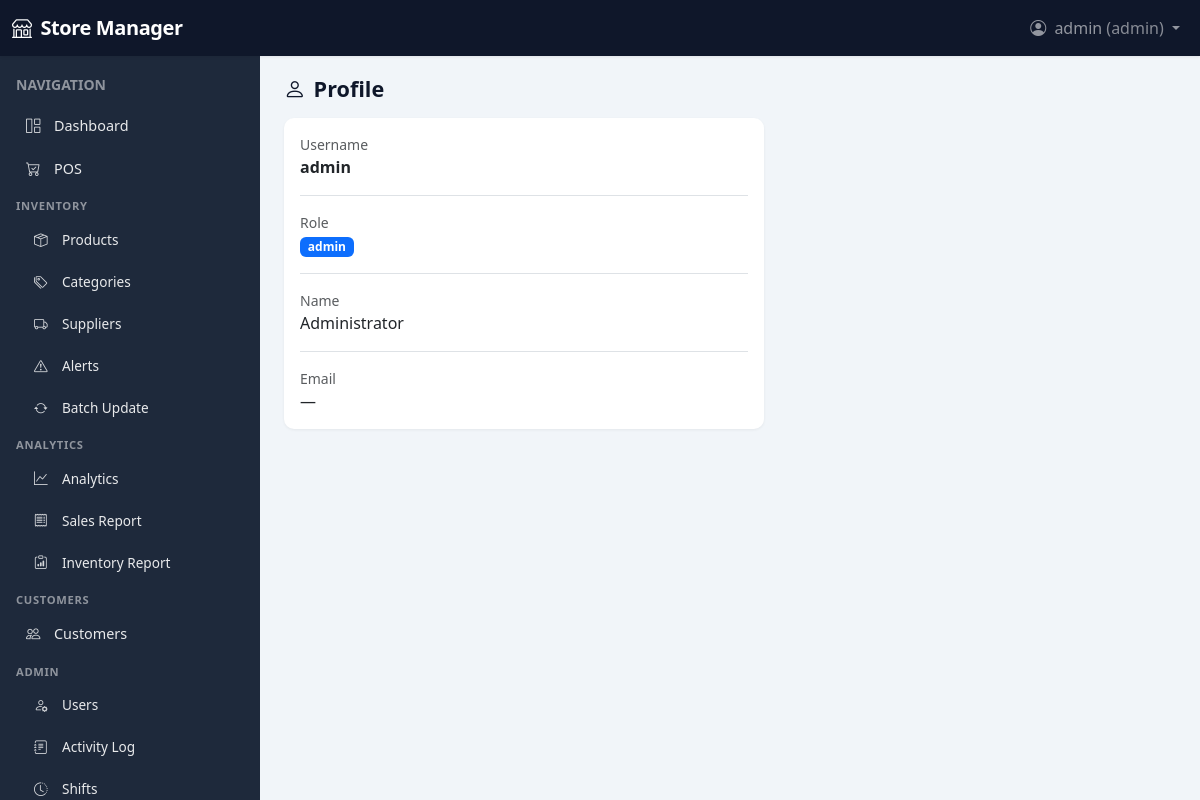
Page /auth/profile (signed in) on the committed database.
### app/models/user.py (models this page shows, shortened)
class User(UserMixin, db.Model):
    __tablename__ = "users"
    id = db.Column(db.Integer, primary_key=True)
    username = db.Column(db.String(80), unique=True, nullable=False, index=True)
    password_hash = db.Column(db.String(256), nullable=False)
    role = db.Column(db.String(20), nullable=False, default="cashier")  # admin, manager, cashier
    full_name = db.Column(db.String(120), nullable=True)
    email = db.Column(db.String(120), nullable=True)
    active = db.Column(db.Boolean, default=True)
    created_at = db.Column(db.DateTime, default=datetime.utcnow)
    sales = db.relationship("Sale", backref="user", lazy="dynamic", foreign_keys="Sale.user_id")
    activity_logs = db.relationship("ActivityLog", backref="user", lazy="dynamic")
    shifts = db.relationship("Shift", backref="user", lazy="dynamic")
    ROLES = ("admin", "manager", "cashier")
    def is_admin(self) -> bool:
        return self.role == "admin"
    def is_manager_or_above(self) -> bool:
        return self.role in ("admin", "manager")

### app/routes/auth.py (the view)
@auth_bp.route("/profile")
@login_required
def profile():
    return render_template("auth/profile.html")

### app/templates/auth/profile.html (shortened to what this page needs)
{% extends "base.html" %}
{% block content %}
<div class="page-header mb-3">
  <h1 class="h4 mb-0"><i class="bi bi-person me-2"></i>Profile</h1>
</div>
<div class="card" style="max-width: 480px;">
  <div class="card-body">
    <div class="mb-3 pb-3 border-bottom"><span class="text-muted small d-block">Username</span><strong>{{ current_user.username }}</strong></div>
    <div class="mb-3 pb-3 border-bottom"><span class="text-muted small d-block">Role</span><span class="badge bg-primary">{{ current_user.role }}</span></div>
    <div class="mb-3 pb-3 border-bottom"><span class="text-muted small d-block">Name</span>{{ current_user.full_name or '—' }}</div>
    <div class="mb-0"><span class="text-muted small d-block">Email</span>{{ current_user.email or '—' }}</div>
  </div>
</div>
{% endblock %}

### app/templates/base.html (shortened to what this page needs)
<!DOCTYPE html>
<html lang="en">
<head>
  <link href="https://cdn.jsdelivr.net/npm/bootstrap@5.3.2/dist/css/bootstrap.min.css" rel="stylesheet">
  <link href="https://cdn.jsdelivr.net/npm/bootstrap-icons@1.11.1/font/bootstrap-icons.css" rel="stylesheet">
</head>
<body>
  <nav class="navbar navbar-expand-lg navbar-dark fixed-top" style="height: var(--navbar-height);">
    <div class="container-fluid">
      <a class="navbar-brand" href="{{ url_for('main.dashboard') }}"><i class="bi bi-shop me-1"></i> Store Manager</a>
      <div class="collapse navbar-collapse" id="navMain">
        <ul class="navbar-nav ms-auto">
          {% if current_user.is_authenticated %}
          <li class="nav-item dropdown">
            <a class="nav-link dropdown-toggle" href="#" id="userMenu" role="button" data-bs-toggle="dropdown">
              <i class="bi bi-person-circle me-1"></i> {{ current_user.username }} <span class="text-white-50">({{ current_user.role }})</span>
            </a>
          </li>
          {% endif %}
        </ul>
      </div>
    </div>
  </nav>
  <div class="d-flex">
    {% if current_user.is_authenticated %}
    <aside class="sidebar flex-shrink-0" id="sidebar">
      <div class="p-3 pb-0">
        <span class="text-white-50 small text-uppercase fw-semibold">Navigation</span>
      </div>
      <ul class="nav flex-column py-2">
        <li class="nav-item">
          <a class="nav-link {{ 'active' if request.endpoint == 'main.dashboard' else '' }}" href="{{ url_for('main.dashboard') }}">
            <i class="bi bi-grid-1x2 me-2"></i>Dashboard
          </a>
        </li>
        <li class="nav-item">
          <a class="nav-link {{ 'active' if request.endpoint and request.endpoint.startswith('pos.') else '' }}" href="{{ url_for('pos.index') }}">
            <i class="bi bi-cart-check me-2"></i>POS
          </a>
        </li>
        <li class="nav-section-label">Inventory</li>
        <li class="nav-item">
          <a class="nav-link sub {{ 'active' if request.endpoint in ['inventory.product_list', 'inventory.product_add', 'inventory.product_edit'] else '' }}" href="{{ url_for('inventory.product_list') }}">
            <i class="bi bi-box-seam me-2"></i>Products
          </a>
        </li>
        {% if current_user.is_manager_or_above() %}
        <li class="nav-item">
          <a class="nav-link sub {{ 'active' if request.endpoint in ['inventory.category_list', 'inventory.category_add', 'inventory.category_edit'] else '' }}" href="{{ url_for('inventory.category_list') }}">
            <i class="bi bi-tags me-2"></i>Categories
          </a>
        </li>
        <li class="nav-item">
          <a class="nav-link sub {{ 'active' if request.endpoint in ['inventory.supplier_list', 'inventory.supplier_add', 'inventory.supplier_edit'] else '' }}" href="{{ url_for('inventory.supplier_list') }}">
            <i class="bi bi-truck me-2"></i>Suppliers
          </a>
        </li>
        <li class="nav-item">
          <a class="nav-link sub {{ 'active' if request.endpoint == 'inventory.alerts' else '' }}" href="{{ url_for('inventory.alerts') }}">
            <i class="bi bi-exclamation-triangle me-2"></i>Alerts
          </a>
        </li>
        <li class="nav-item">
          <a class="nav-link sub {{ 'active' if request.endpoint == 'inventory.batch_update' else '' }}" href="{{ url_for('inventory.batch_update') }}">
            <i class="bi bi-arrow-repeat me-2"></i>Batch Update
          </a>
        </li>
        <li class="nav-section-label">Analytics</li>
        <li class="nav-item">
          <a class="nav-link sub {{ 'active' if request.endpoint == 'analytics.dashboard' else '' }}" href="{{ url_for('analytics.dashboard') }}">
            <i class="bi bi-graph-up me-2"></i>Analytics
          </a>
        </li>
        <li class="nav-item">
          <a class="nav-link sub {{ 'active' if request.endpoint == 'analytics.sales_report_page' else '' }}" href="{{ url_for('analytics.sales_report_page') }}">
            <i class="bi bi-receipt me-2"></i>Sales Report
          </a>
        </li>
        <li class="nav-item">
          <a class="nav-link sub {{ 'active' if request.endpoint == 'analytics.inventory_report' else '' }}" href="{{ url_for('analytics.inventory_report') }}">
            <i class="bi bi-clipboard-data me-2"></i>Inventory Report
          </a>
        </li>
        {% endif %}
        {% if current_user.is_manager_or_above() %}
        <li class="nav-section-label">Customers</li>
        <li class="nav-item">
          <a class="nav-link {{ 'active' if request.endpoint and request.endpoint.startswith('customers.') else '' }}" href="{{ url_for('customers.customer_list') }}">
            <i class="bi bi-people me-2"></i>Customers
          </a>
        </li>
        {% endif %}
        {% if current_user.is_admin() %}
        <li class="nav-section-label">Admin</li>
        <li class="nav-item">
          <a class="nav-link sub {{ 'active' if request.endpoint == 'users.user_list' else '' }}" href="{{ url_for('users.user_list') }}">
            <i class="bi bi-person-gear me-2"></i>Users
          </a>
        </li>
        <li class="nav-item">
          <a class="nav-link sub {{ 'active' if request.endpoint == 'users.activity_log' else '' }}" href="{{ url_for('users.activity_log') }}">
            <i class="bi bi-journal-text me-2"></i>Activity Log
          </a>
        </li>
        <li class="nav-item">
          <a class="nav-link sub {{ 'active' if request.endpoint == 'users.shift_list' else '' }}" href="{{ url_for('users.shift_list') }}">
            <i class="bi bi-clock-history me-2"></i>Shifts
          </a>
        </li>
        {% endif %}
      </ul>
    </aside>
    {% endif %}
    <div class="main-wrap flex-grow-1">
      <main class="main-content">
        {% block content %}{% endblock %}
      </main>
    </div>
  </div>
</body>
</html>

### app/templates/base.html (style rules this page uses)
:root { --sidebar-width: 260px; --navbar-height: 56px; --sidebar-bg: #1e293b; --sidebar-hover: rgba(255,255,255,.08); --sidebar-active: #0ea5e9; --sidebar-text: rgba(255,255,255,.9); --content-bg: #f1f5f9; --card-shadow: 0 1px 3px rgba(0,0,0,.06); --card-radius: 10px; }
body { min-height: 100vh; background: var(--content-bg); font-family: system-ui, -apple-system, sans-serif; }
.navbar { box-shadow: 0 1px 3px rgba(0,0,0,.08); background: #0f172a !important; }
.navbar-brand { font-weight: 600; letter-spacing: -0.02em; }
.sidebar { width: var(--sidebar-width); min-height: calc(100vh - var(--navbar-height)); background: var(--sidebar-bg); position: fixed; left: 0; top: var(--navbar-height); z-index: 1020; overflow-y: auto; transition: transform .2s ease, box-shadow .2s ease; }
.sidebar .nav-section-label { color: rgba(255,255,255,.5); font-size: .7rem; font-weight: 600; text-transform: uppercase; letter-spacing: .06em; padding: .5rem 1rem .25rem; }
.sidebar .nav-link { color: var(--sidebar-text); padding: .55rem 1rem; border-radius: 8px; margin: 2px 10px; font-size: .9rem; display: flex; align-items: center; }
.sidebar .nav-link i { opacity: .9; width: 1.25rem; }
.sidebar .nav-link.sub { padding-left: 1.5rem; font-size: .85rem; }
.main-wrap { margin-left: var(--sidebar-width); padding-top: var(--navbar-height); min-height: 100vh; }
.main-content { padding: 1.25rem 1.5rem; max-width: 1400px; margin: 0 auto; }
.page-header { margin-bottom: 1.25rem; }
.page-header h1 { font-size: 1.35rem; font-weight: 600; color: #0f172a; margin: 0; }
.card { border: none; border-radius: var(--card-radius); box-shadow: var(--card-shadow); }

### rows in the picture
User: username "admin", role "admin", full_name "Administrator", email "—"
